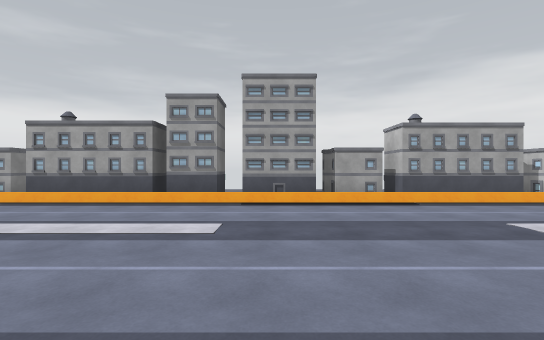
view 1 (above)

14 first-person views from a walk through a 3-D level made in the Unity game engine. The camera is 1.5 m above the floor, looks level and sees 85° across. The floor is counted in squares, 2 m on a side. Each view is taken from the middle of a square. On the plan, view 1 faces up. The plan holds only what a view shows up to about 10 squares ahead; the rest is blank. The place goes on beyond the plan. Some animated figures are left out. Surface patterns are stand-ins for the level's own textures.

view 2
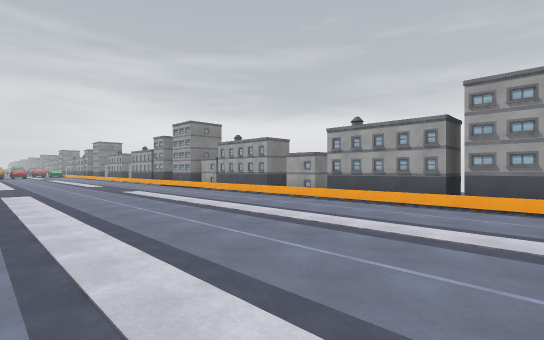

view 3
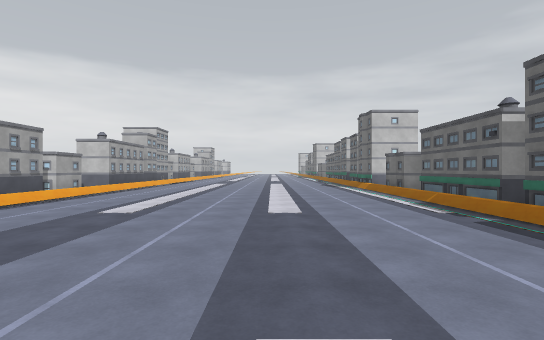

view 4
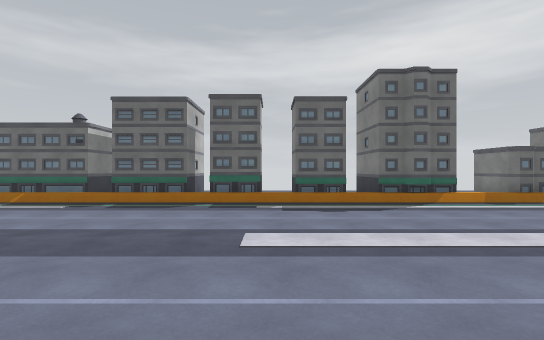

view 5
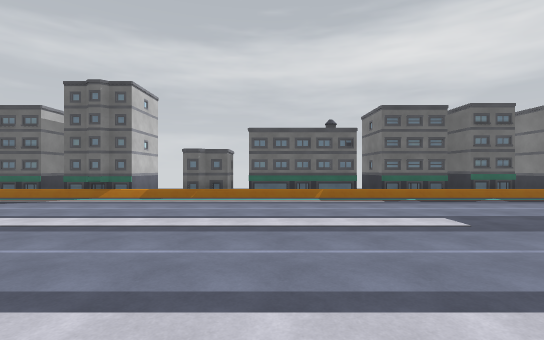

view 6
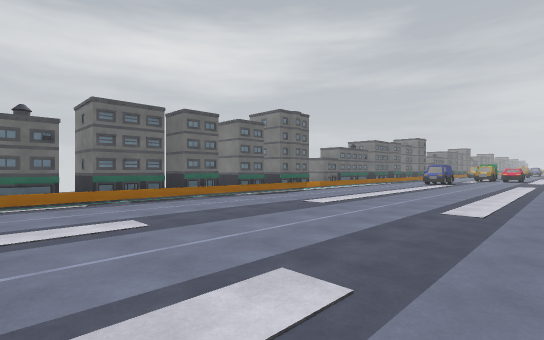

view 7
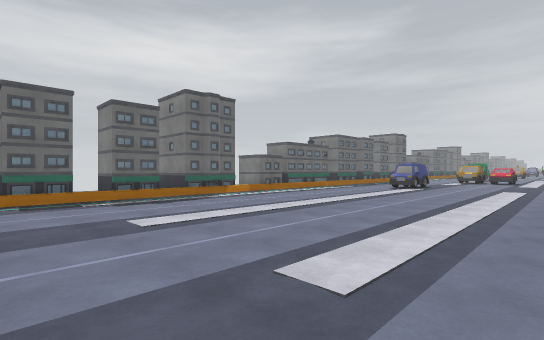

view 8
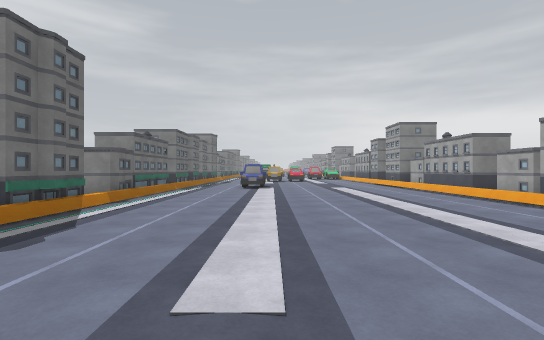

view 9
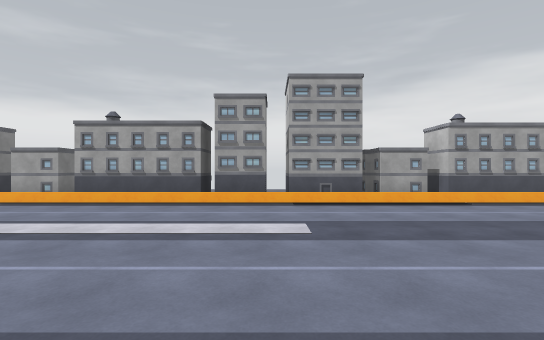

view 10
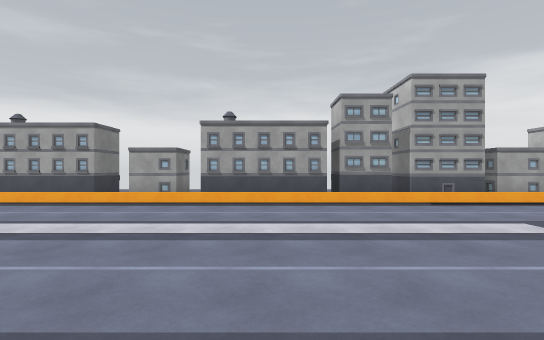

view 11
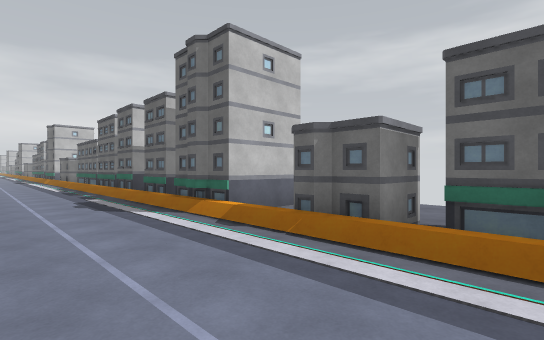

view 12
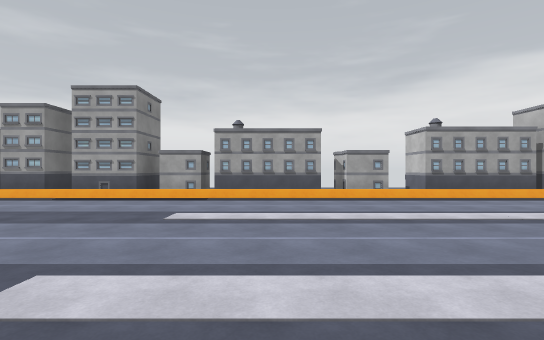

view 13
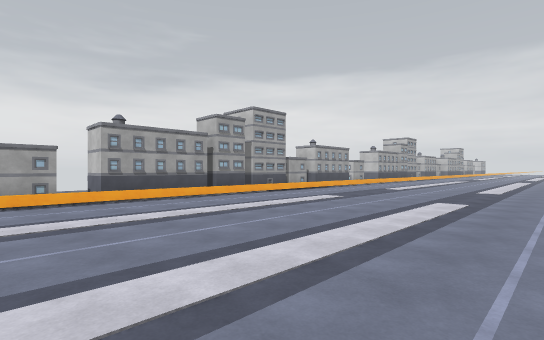

view 14
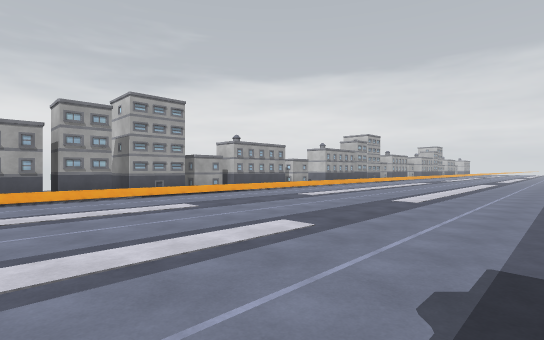

### Floor plan
Key: @ floor where view 1 was taken; # wall or solid block; . floor; B building.
Columns run from 24 left of view 1 to 8 right of it. Each row starts with its distance up from view 1.
  9 BBB#      #BBBBBBB     # #BBBBBBB
  8 #BB#      #B####BB#  #B###B## ##B
  7 ##.########.####..####B###.####..
  6 .................................
  5 .................................
  4 .................................
  3 .................................
  2 .................................
  1 .................................
  0 ........................@........
 -1 .................................
 -2 .................................
 -3 B#BB#B#B#B#B#B#BB#.#B#####B###BB#
 -4  #BB###B#B###   BB ####  #  #  ##
 -5     ###            ##

Positions as (right, up) in squares from view 1, and headings:
1: (0, 0), facing up
2: (-1, 0), facing up-left
3: (-2, 1), facing right
4: (-1, 4), facing down
5: (-9, 5), facing down
6: (-10, 5), facing down-left
7: (-14, 5), facing down-left
8: (-14, 1), facing left
9: (-16, 0), facing up
10: (-19, 0), facing up
11: (-24, 0), facing down-right
12: (-10, -1), facing up
13: (-8, -1), facing up-right
14: (-4, -2), facing up-right
